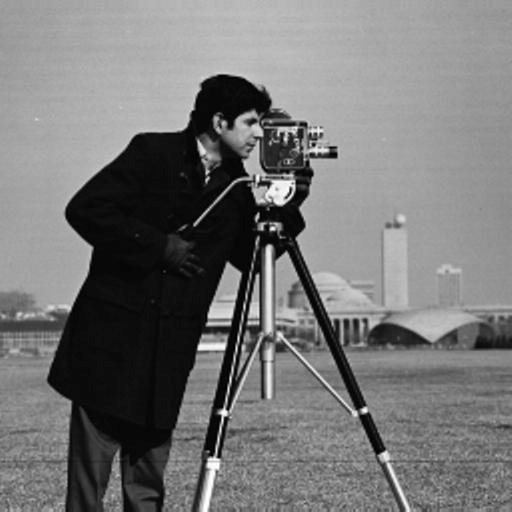
%> input picture Benchmarks/ptychography-testing-RTX3090/source/cameraman512.png, 512 x 512 px
$ octave test_recon.m   (GNU Octave 9; MATLAB toolbox functions it lacks are replaced by stand-ins)
%> lines starting %> are read from the running program, lines starting %| are printed output that depends on the picture
clc
clear
reset(gpuDevice());            % Reset GPU state (clear memory, reset kernels/context)
%> (this line was passed over: gpuDevice is not available in this run)

pix = 512;                     % Low-res measurement size (detector patch size)
mag = 4;                       % Magnification factor (object grid = pix*mag)

%% ------------------------------------------------------------------------
% 1) Prepare a synthetic ptychographic dataset
%    - Create a complex-valued object U0 (amplitude + phase)
%    - Generate a probe/illumination function 'prop'
%    - Simulate diffraction measurements for random scan positions
% -------------------------------------------------------------------------

% Load two images to synthesize amplitude and phase
img1 = single(imread('source/cameraman512.png'))/255;   % Used to build amplitude
%> img1: size 512x512 single; min 0, max 1, mean 0.463
img2 = mean(single(imread('source/I01.bmp'))/255,3);    % Used to build phase (RGB -> grayscale)
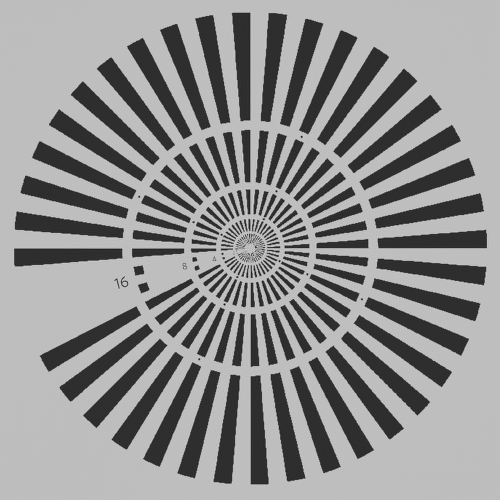
%> input picture Benchmarks/ptychography-testing-RTX3090/source/I01.bmp, 1000 x 1000 px (shown at 1/2 size)
%> img2: size 1000x1000 single; min 0, max 1, mean 0.572

% Resize to the high-resolution object grid
img1 = imresize(img1,[pix * mag, pix * mag]);
%> img1: size 2048x2048 single
img2 = imresize(img2,[pix * mag, pix * mag]);
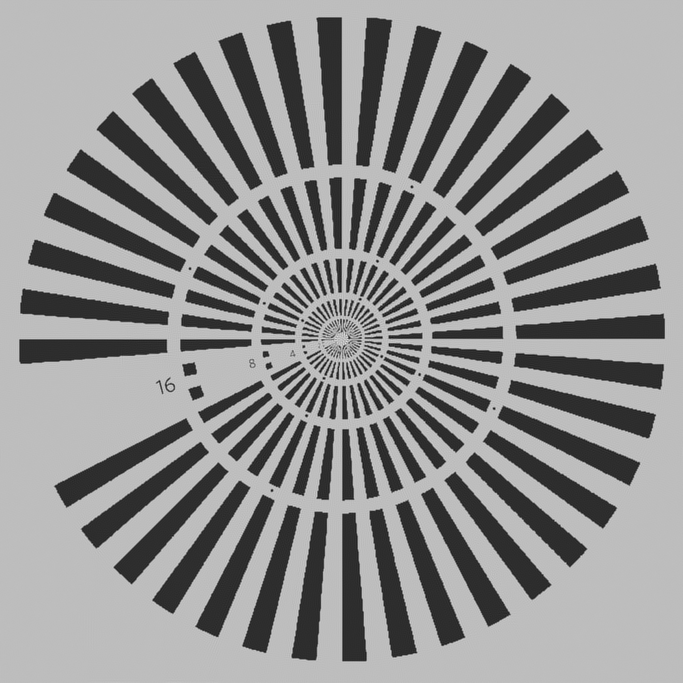
%> img2: size 2048x2048 single (shown at 1/3 size); min 0.00459, max 0.979, mean 0.572

% Construct complex object field U0:
%   amplitude: mat2gray(img1 + 0.2) (avoid too dark amplitude)
%   phase:     exp(1i*pi*img2)      (phase in [0, pi])
U0 = mat2gray(img1 + 0.2) .* exp(1i*pi*img2);
U0 = gpuArray(single(U0));         % Move object to GPU (single precision)

                         % Fix random seed for reproducibility

% Define scan boundary so that cropped patches stay inside U0
boundary_left  = round(pix/7) + 1;
boundary_right = pix * mag - pix - boundary_left;

sample = 900;                      % Number of diffraction measurements (scan positions)
% Random scan positions in [boundary_left, boundary_right]
% xy is 2 x sample, where xy(1,:) is x, xy(2,:) is y
xy = round((boundary_right - boundary_left) * rand(2,sample)) + boundary_left;

%% ------------------------------------------------------------------------
% 2) Build a probe 'prop' using an Angular Spectrum Propagation-like recipe
%    This is just for synthetic data generation (can be any probe).
% -------------------------------------------------------------------------

len = 100;                         % Frequency scaling / sampling parameter
fx = (-pix/2:pix/2-1)/len;         % Frequency coordinates (normalized)
[fx,fy] = meshgrid(fx);

lambda = 0.532;                    % Wavelength (same units as propagation distance)
k = 2*pi/lambda;                   % Wavenumber

% Angular spectrum propagation kernel component:
% fz = sqrt(1 - (lambda*fx)^2 - (lambda*fy)^2)
% (valid where inside the propagating region)
fz = sqrt(1 - lambda^2 * (fx.^2 + fy.^2));

% Build an aperture mask U (a circular pupil in frequency/spatial domain proxy)
U = (fx.^2 + fy.^2) < (1/len * 80).^2;

% Create a random low-res pattern then upsample to 'U' size
% (box interpolation makes a smooth-ish random pattern)
rng(12);
p0 = imresize(gpuArray(rand(32,'single')),size(U),'box');
% Build probe via:
%   1) FFT2 of (U .* p0)
%   2) Multiply by propagation phase exp(i*k*z*fz)
%   3) IFFT2 back to spatial domain -> prop
prop = ifftshift(fftshift(fft2(U .* p0)) .* exp(1i * k * 90 * fz));
prop = ifft2(prop);
prop = gpuArray(single(prop));% Ensure GPU single complex

% Threshold small values (probe support / sparsify)
% prop = prop .* (abs(prop) > 0.1);

% Visualize probe amplitude
figure(); imshow(abs(prop), []);

%% ------------------------------------------------------------------------
% 3) Forward simulation: generate diffraction magnitudes for each scan
%    Measurement model (conventional ptychography):
%      y = | FFT2( sub_object .* probe ) |
% -------------------------------------------------------------------------

img_data = gpuArray(zeros(pix, pix, sample, 'single')); % Measurements: [pix, pix, sample]

for con = 1:sample
    con                                % Print current index (progress)
    this_pos = xy(:,con);              % [x; y] position for this measurement

    % Extract a pix-by-pix patch from the high-res object U0 at scan position
    % Note: MATLAB indexing is (row, col) => (y, x)
    sub = U0(this_pos(2,1):this_pos(2,1)+pix-1, ...
             this_pos(1,1):this_pos(1,1)+pix-1);

    % Diffraction magnitude (Fourier magnitude of exit wave)
    temp_img = abs(fftshift(fft2(sub .* prop)));

    % Add optional noise (currently scaled by 0 so it is disabled)
%> (the run ends here)
